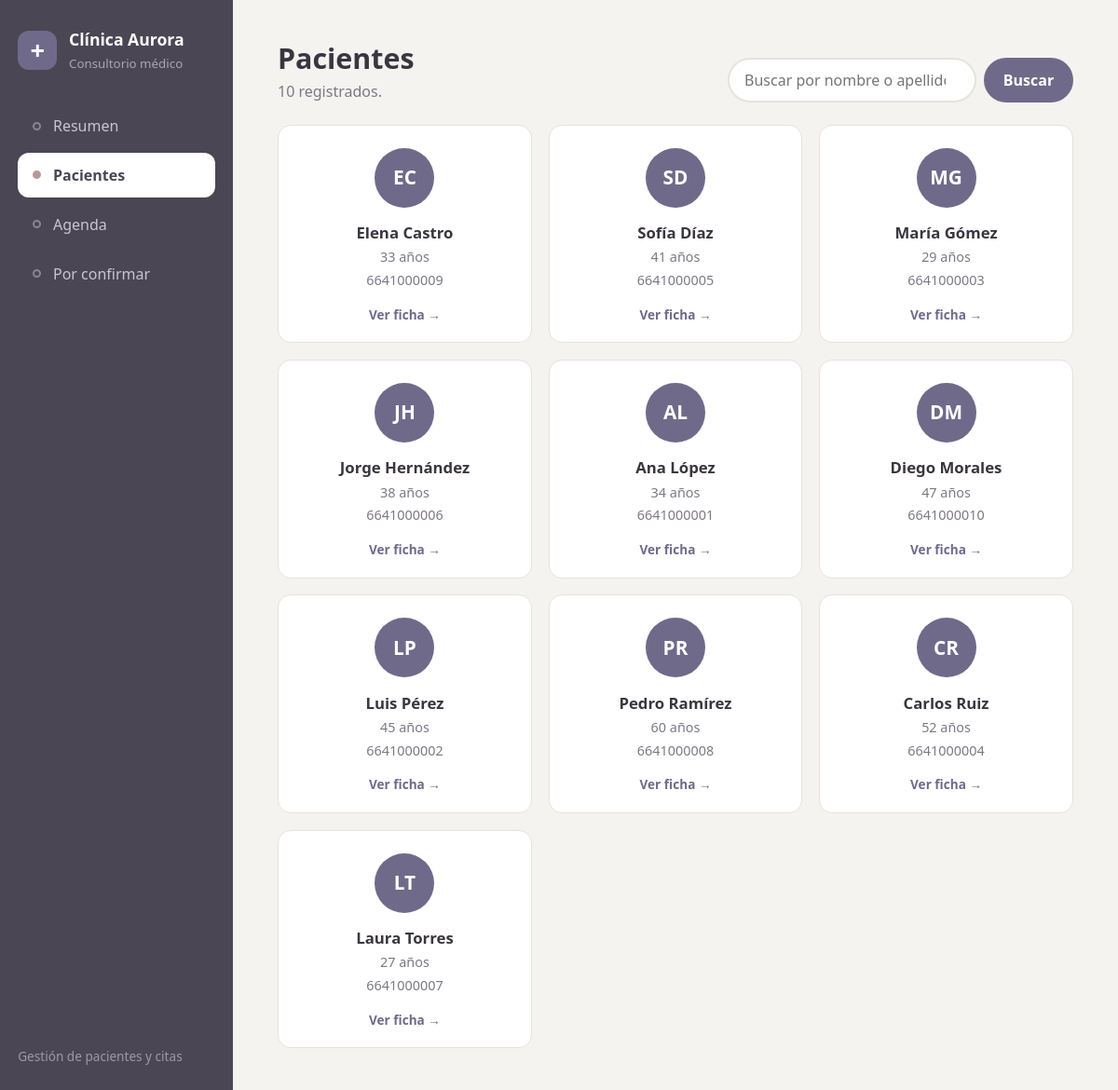
The app's page /pacientes/ with its own data.
### citas/models.py (models this page shows, shortened)
class Paciente(models.Model):
    nombre = models.CharField(max_length=100)
    apellido = models.CharField(max_length=100)
    edad = models.IntegerField()
    telefono = models.CharField(max_length=20)
    correo = models.EmailField()
    class Meta:
        ordering = ["apellido", "nombre"]

### citas/views.py (the view)
# urls.py: path("pacientes/", views.lista_pacientes, name="lista_pacientes"),
def lista_pacientes(request):
    q = request.GET.get("q", "").strip()
    pacientes = Paciente.objects.all()
    if q:
        pacientes = pacientes.filter(Q(nombre__icontains=q) | Q(apellido__icontains=q))
    return render(
        request, "citas/pacientes_lista.html", {"pacientes": pacientes, "q": q}
    )

### citas/templates/citas/pacientes_lista.html (shortened to what this page needs)
{% extends "citas/base.html" %}
{% block contenido %}
<header class="encabezado-pagina">
    <div>
        <h1>Pacientes</h1>
        <p>{{ pacientes|length }} registrado{{ pacientes|length|pluralize }}.</p>
    </div>
    <form method="get" class="buscador">
        <input type="search" name="q" value="{{ q }}" placeholder="Buscar por nombre o apellido">
        <button type="submit">Buscar</button>
    </form>
</header>
<div class="rejilla">
    {% for p in pacientes %}
    <a class="tarjeta-paciente" href="{% url 'detalle_paciente' p.id %}">
        <span class="avatar">{{ p.nombre|slice:":1" }}{{ p.apellido|slice:":1" }}</span>
        <strong>{{ p.nombre }} {{ p.apellido }}</strong>
        <span class="dato">{{ p.edad }} años</span>
        <span class="dato">{{ p.telefono }}</span>
        <span class="ver">Ver ficha →</span>
    </a>
    {% empty %}
    <p class="vacio">No se encontraron pacientes.</p>
    {% endfor %}
</div>
{% endblock %}

### citas/static/citas/css/estilos.css (style rules this page uses)
:root { --fondo: #f5f3f0; --papel: #ffffff; --tinta: #3a3640; --suave: #7d7885; --linea: #e6e2dc; --lateral: #4a4654; --lateral-claro: #5d5869; --acento: #6f6a8a; --coral: #b79a94; --ambar: #c4a974; --verde: #86a897; --radio: 16px; --sombra: none; }
* { box-sizing: border-box; margin: 0; padding: 0; }
body { font-family: "Trebuchet MS", "Segoe UI", sans-serif; background: var(--fondo); color: var(--tinta); line-height: 1.5; min-height: 100vh; }
a { color: inherit; text-decoration: none; }
.encabezado-pagina { display: flex; justify-content: space-between; align-items: flex-end; gap: 1rem; flex-wrap: wrap; margin-bottom: 1.5rem; }
.encabezado-pagina h1 { font-size: 1.9rem; }
.encabezado-pagina p { color: var(--suave); }
.buscador { display: flex; gap: 0.5rem; }
.buscador input { padding: 0.6rem 1rem; border: 2px solid var(--linea); border-radius: 999px; background: var(--papel); font: inherit; min-width: 240px; color: var(--tinta); }
.buscador button { border: none; background: var(--acento); color: #fff; font: inherit; font-weight: bold; padding: 0.6rem 1.3rem; border-radius: 999px; cursor: pointer; }
.rejilla { display: grid; grid-template-columns: repeat(auto-fill, minmax(210px, 1fr)); gap: 1.1rem; }
.tarjeta-paciente { border: 1px solid var(--linea); background: var(--papel); border-radius: 14px; padding: 1.5rem 1.2rem 1.2rem; box-shadow: var(--sombra); display: flex; flex-direction: column; align-items: center; text-align: center; gap: 0.2rem; transition: transform 0.2s, box-shadow 0.2s; }
.tarjeta-paciente strong { margin-top: 0.7rem; font-size: 1.05rem; }
.dato { color: var(--suave); font-size: 0.9rem; }
.ver { margin-top: 0.8rem; color: var(--acento); font-weight: bold; font-size: 0.85rem; }
.avatar { width: 64px; height: 64px; border-radius: 50%; display: grid; place-items: center; font-weight: bold; font-size: 1.3rem; color: #fff; background: var(--acento); text-transform: uppercase; }

### records on screen
Paciente: nombre "E", apellido "C", nombre "Elena", apellido "Castro", edad "33", telefono "6641000009"
Paciente: nombre "S", apellido "D", nombre "Sofía", apellido "Díaz", edad "41", telefono "6641000005"
Paciente: nombre "M", apellido "G", nombre "María", apellido "Gómez", edad "29", telefono "6641000003"
Paciente: nombre "J", apellido "H", nombre "Jorge", apellido "Hernández", edad "38", telefono "6641000006"
Paciente: nombre "A", apellido "L", nombre "Ana", apellido "López", edad "34", telefono "6641000001"
Paciente: nombre "D", apellido "M", nombre "Diego", apellido "Morales", edad "47", telefono "6641000010"
Paciente: nombre "L", apellido "P", nombre "Luis", apellido "Pérez", edad "45", telefono "6641000002"
Paciente: nombre "P", apellido "R", nombre "Pedro", apellido "Ramírez", edad "60", telefono "6641000008"
Paciente: nombre "C", apellido "R", nombre "Carlos", apellido "Ruiz", edad "52", telefono "6641000004"
Paciente: nombre "L", apellido "T", nombre "Laura", apellido "Torres", edad "27", telefono "6641000007"

### other values on screen
{{ pacientes|length }} "10"
